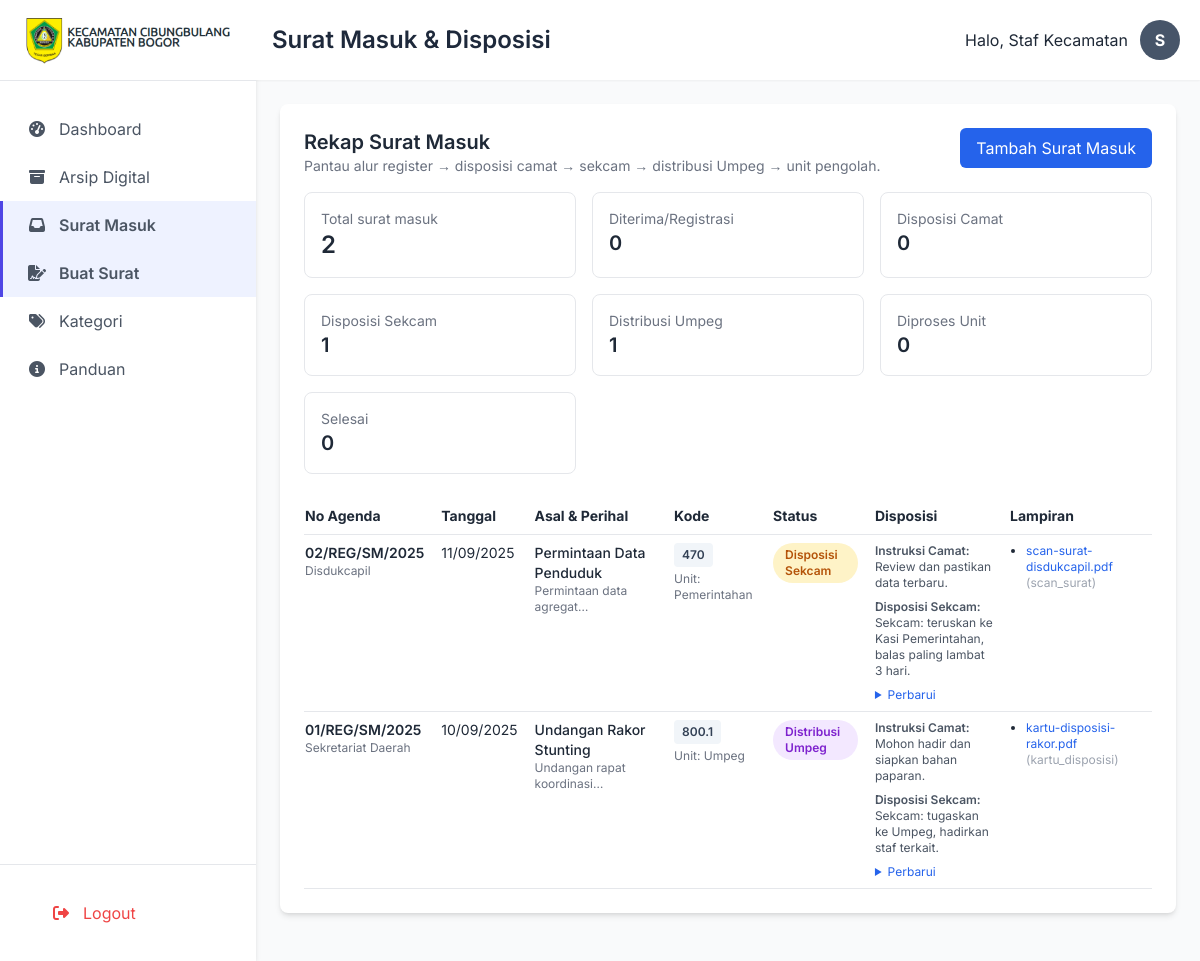
Page /public/suratmasuk (signed in) on the committed database.
### tables this page shows
CREATE TABLE `surat_masuk` (
  `id` int NOT NULL,
  `nomor_agenda` varchar(50) NOT NULL,
  `tanggal_terima` date NOT NULL,
  `asal_surat` varchar(150) NOT NULL,
  `perihal` varchar(255) NOT NULL,
  `kode_klasifikasi` varchar(50) NOT NULL,
  `ringkasan` text,
  `instruksi_camat` text,
  `disposisi_sekcam` text,
  `unit_pengolah` varchar(100) DEFAULT NULL,
  `status` enum('diterima','instruksi_camat','sekcam','distribusi_umpeg','diproses_unit','selesai') NOT NULL DEFAULT 'diterima',
  `id_user_pencatat` int DEFAULT NULL,
  `created_at` timestamp NOT NULL DEFAULT CURRENT_TIMESTAMP
);

CREATE TABLE `surat_masuk_files` (
  `id` int NOT NULL,
  `id_surat_masuk` int NOT NULL,
  `nama_file_asli` varchar(255) NOT NULL,
  `nama_file_unik` varchar(255) NOT NULL,
  `path_file` varchar(255) NOT NULL,
  `filesize` bigint DEFAULT NULL,
  `jenis_lampiran` varchar(50) DEFAULT 'lampiran'
);

### app/core/Controller.php (called while the page is built, shortened)
<?php
class Controller {
    public function view($view, $data = [])
    {
        extract($data);
        require_once APPROOT . '/templates/' . $view . '.php';
    }
}

### app/controllers/Suratmasuk.php (called while the page is built, shortened)
<?php
class Suratmasuk extends Controller
{
    public function index()
    {
        $model = $this->model('Suratmasuk_model');
        $kategoriModel = $this->model('Kategori_model');
        $data['judul'] = 'Surat Masuk & Disposisi';
        $data['daftar_surat'] = $model->getAll(100);
        $data['status_count'] = $model->countByStatus();
        $data['total_surat_masuk'] = $model->countTotal();
        $data['kategori_arsip'] = $kategoriModel->getAllKategori();
        $this->view('surat_masuk/index', $data);
    }
}

### app/core/App.php (called while the page is built, shortened)
<?php
class App {
    protected $method = 'index';
    protected $params = [];
    public function __construct()
    {
        $this->controller = new $this->controller;
        call_user_func_array([$this->controller, $this->method], $this->params);
    }
}

### public/index.php (called while the page is built, shortened)
<?php
$app = new App;

### app/core/Database.php (called while the page is built, shortened)
<?php
class Database {
    private $host = DB_HOST;
    private $user = DB_USER;
    private $pass = DB_PASS;
    private $db_name = DB_NAME;
    private $dbh;
    private $stmt;
    public function __construct()
    {
        $dsn = 'mysql:host=' . $this->host . ';dbname=' . $this->db_name;
        $option = [
            PDO::ATTR_PERSISTENT => true,
            PDO::ATTR_ERRMODE => PDO::ERRMODE_EXCEPTION
        ];
        try {
            $this->dbh = new PDO($dsn, $this->user, $this->pass, $option);
        } catch(PDOException $e) {
            die($e->getMessage());
        }
    }
    public function query($query)
    {
        $this->stmt = $this->dbh->prepare($query);
    }
    public function bind($param, $value, $type = null)
    {
        if (is_null($type)) {
            switch (true) {
                case is_int($value):
                    $type = PDO::PARAM_INT;
                    break;
            }
        }
        $this->stmt->bindValue($param, $value, $type);
    }
    public function execute()
    {
        return $this->stmt->execute();
    }
    public function resultSet()
    {
        $this->execute();
        return $this->stmt->fetchAll(PDO::FETCH_ASSOC);
    }
}

### app/models/Suratmasuk_model.php (called while the page is built, shortened)
<?php
class Suratmasuk_model
{
    private $table = 'surat_masuk';
    private $filesTable = 'surat_masuk_files';
    private $db;
    public function __construct()
    {
        $this->db = new Database;
    }
    public function getAll($limit = 100)
    {
        $sql = "SELECT sm.*, COUNT(f.id) AS jumlah_file
                FROM {$this->table} sm
                LEFT JOIN {$this->filesTable} f ON f.id_surat_masuk = sm.id
                GROUP BY sm.id
                ORDER BY sm.tanggal_terima DESC, sm.id DESC
                LIMIT :batas";
        $this->db->query($sql);
        $this->db->bind('batas', (int)$limit, PDO::PARAM_INT);
        $rows = $this->db->resultSet();
        foreach ($rows as &$row) {
            $row['files'] = $this->getFiles((int)$row['id']);
        }
        return $rows;
    }
    public function countTotal()
    {
        $this->db->query("SELECT COUNT(*) AS total FROM {$this->table}");
        $row = $this->db->single();
        return (int)($row['total'] ?? 0);
    }
    public function countByStatus()
    {
        $this->db->query("SELECT status, COUNT(*) AS total FROM {$this->table} GROUP BY status");
        $rows = $this->db->resultSet();
        $map = [];
        foreach ($rows as $r) {
            $map[$r['status']] = (int)$r['total'];
        }
        return $map;
    }
    private function getFiles(int $idSurat)
    {
        $this->db->query("SELECT * FROM {$this->filesTable} WHERE id_surat_masuk = :id");
        $this->db->bind('id', $idSurat);
        return $this->db->resultSet();
    }
}

### templates/surat_masuk/index.php (the view, shortened to what this page needs)
<?php
$statusLabels = [
    'diterima' => 'Diterima/Registrasi',
    'instruksi_camat' => 'Disposisi Camat',
    'sekcam' => 'Disposisi Sekcam',
    'distribusi_umpeg' => 'Distribusi Umpeg',
    'diproses_unit' => 'Diproses Unit',
    'selesai' => 'Selesai'
];
$statusClasses = [
    'diterima' => 'bg-gray-100 text-gray-700',
    'instruksi_camat' => 'bg-blue-100 text-blue-700',
    'sekcam' => 'bg-amber-100 text-amber-700',
    'distribusi_umpeg' => 'bg-purple-100 text-purple-700',
    'diproses_unit' => 'bg-green-100 text-green-700',
    'selesai' => 'bg-emerald-100 text-emerald-700'
];
?>
<div class="bg-white p-6 rounded-lg shadow-md mb-6">
    <div class="flex items-start justify-between gap-4 mb-4">
        <div>
            <h3 class="text-xl font-semibold">Rekap Surat Masuk</h3>
            <p class="text-sm text-gray-500">Pantau alur register → disposisi camat → sekcam → distribusi Umpeg → unit pengolah.</p>
        </div>
        <div class="flex items-center gap-2">
            <a href="<?= BASE_URL; ?>/suratmasuk/create" class="px-4 py-2 bg-blue-600 text-white rounded-md">Tambah Surat Masuk</a>
        </div>
    </div>
    <div class="grid grid-cols-1 md:grid-cols-3 gap-4 mb-6">
        <div class="p-4 rounded-lg border">
            <p class="text-sm text-gray-500">Total surat masuk</p>
            <p class="text-2xl font-semibold"><?= $total_surat_masuk ?? 0; ?></p>
        </div>
        <?php foreach ($statusLabels as $key => $label): ?>
            <div class="p-4 rounded-lg border">
                <p class="text-sm text-gray-500"><?= $label; ?></p>
                <p class="text-xl font-semibold"><?= $status_count[$key] ?? 0; ?></p>
            </div>
        <?php endforeach; ?>
    </div>
    <div class="overflow-x-auto">
        <table class="min-w-full text-sm">
            <thead>
                <tr class="border-b">
                    <th class="py-2 pr-4 text-left">No Agenda</th>
                    <th class="py-2 pr-4 text-left">Tanggal</th>
                    <th class="py-2 pr-4 text-left">Asal & Perihal</th>
                    <th class="py-2 pr-4 text-left">Kode</th>
                    <th class="py-2 pr-4 text-left">Status</th>
                    <th class="py-2 pr-4 text-left">Disposisi</th>
                    <th class="py-2 pr-4 text-left">Lampiran</th>
                </tr>
            </thead>
            <tbody>
                <?php foreach ($daftar_surat as $item): ?>
                    <tr class="border-b align-top">
                        <td class="py-2 pr-4">
                            <div class="font-semibold"><?= htmlspecialchars($item['nomor_agenda']); ?></div>
                            <div class="text-xs text-gray-500"><?= htmlspecialchars($item['asal_surat']); ?></div>
                        </td>
                        <td class="py-2 pr-4 text-sm">
                            <?= date('d/m/Y', strtotime($item['tanggal_terima'])); ?>
                        </td>
                        <td class="py-2 pr-4">
                            <div class="font-medium text-gray-800"><?= htmlspecialchars($item['perihal']); ?></div>
                            <div class="text-xs text-gray-500 line-clamp-2"><?= nl2br(htmlspecialchars($item['ringkasan'] ?? '')); ?></div>
                        </td>
                        <td class="py-2 pr-4">
                            <span class="inline-flex items-center px-2 py-1 text-xs font-semibold rounded bg-slate-100 text-slate-700"><?= htmlspecialchars($item['kode_klasifikasi']); ?></span>
                            <?php if (!empty($item['unit_pengolah'])): ?>
                                <div class="text-xs text-gray-500 mt-1">Unit: <?= htmlspecialchars($item['unit_pengolah']); ?></div>
                            <?php endif; ?>
                        </td>
                        <td class="py-2 pr-4">
                            <?php $s = $item['status']; ?>
                            <span class="inline-flex items-center px-3 py-1 rounded-full text-xs font-semibold <?= $statusClasses[$s] ?? 'bg-gray-100 text-gray-700'; ?>">
                                <?= $statusLabels[$s] ?? $s; ?>
                            </span>
                        </td>
                        <td class="py-2 pr-4">
                            <div class="text-xs text-gray-600 mb-2">
                                <div class="font-semibold">Instruksi Camat:</div>
                                <div class="whitespace-pre-line"><?= htmlspecialchars($item['instruksi_camat'] ?? '-'); ?></div>
                            </div>
                            <div class="text-xs text-gray-600 mb-2">
                                <div class="font-semibold">Disposisi Sekcam:</div>
                                <div class="whitespace-pre-line"><?= htmlspecialchars($item['disposisi_sekcam'] ?? '-'); ?></div>
                            </div>
                            <details class="text-xs">
                                <summary class="cursor-pointer text-blue-600">Perbarui</summary>
                            </details>
                        </td>
                        <td class="py-2 pr-4 text-xs">
                            <?php if (!empty($item['files'])): ?>
                                <ul class="list-disc pl-4 space-y-1">
                                    <?php foreach ($item['files'] as $f): ?>
                                        <li>
                                            <a class="text-blue-600 hover:underline" href="<?= BASE_URL . '/' . ltrim($f['path_file'], '/'); ?>" target="_blank">
                                                <?= htmlspecialchars($f['nama_file_asli']); ?>
                                            </a>
                                            <span class="text-gray-400">(<?= htmlspecialchars($f['jenis_lampiran'] ?? 'lampiran'); ?>)</span>
                                        </li>
                                    <?php endforeach; ?>
                                </ul>
                            <?php else: ?>
                                <span class="text-gray-400">-</span>
                            <?php endif; ?>
                        </td>
                    </tr>
                <?php endforeach; ?>
            </tbody>
        </table>
    </div>
</div>

### public/assets/css/style.css (style rules this page uses)
body { font-family: 'Inter', sans-serif; background-color: #f9fafb; }

### rows in the picture
surat_masuk: nomor_agenda "02/REG/SM/2025", asal_surat "Disdukcapil", tanggal_terima "11/09/2025", perihal "Permintaan Data Penduduk", ringkasan "Permintaan data…", kode_klasifikasi "470", unit_pengolah "Pemerintahan", status "Disposisi Sekcam", instruksi_camat "Review dan pastikan data terbaru.", disposisi_sekcam "Sekcam: teruskan ke Kasi Pemerintahan, balas paling lambat 3 hari."
surat_masuk_files: nama_file_asli "scan-surat-disdukcapil.pdf", jenis_lampiran "scan_surat"
surat_masuk: nomor_agenda "01/REG/SM/2025", asal_surat "Sekretariat Daerah", tanggal_terima "10/09/2025", perihal "Undangan Rakor Stunting", ringkasan "Undangan rapat…", kode_klasifikasi "800.1", unit_pengolah "Umpeg", status "Distribusi Umpeg", instruksi_camat "Mohon hadir dan siapkan bahan paparan.", disposisi_sekcam "Sekcam: tugaskan ke Umpeg, hadirkan staf terkait."
surat_masuk_files: nama_file_asli "kartu-disposisi-rakor.pdf", jenis_lampiran "kartu_disposisi"

### other values in the picture
$judul "Surat Masuk & Disposisi"
$_SESSION['nama_lengkap'] "Staf Kecamatan"
substr($_SESSION['nama_lengkap'] ?? 'S', 0, 1) "S"
$total_surat_masuk "2"
$label "Diterima/Registrasi"
$status_count[$key] "0"
$label "Disposisi Camat"
$label "Disposisi Sekcam"
$status_count[$key] "1"
$label "Distribusi Umpeg"
$label "Diproses Unit"
$label "Selesai"
